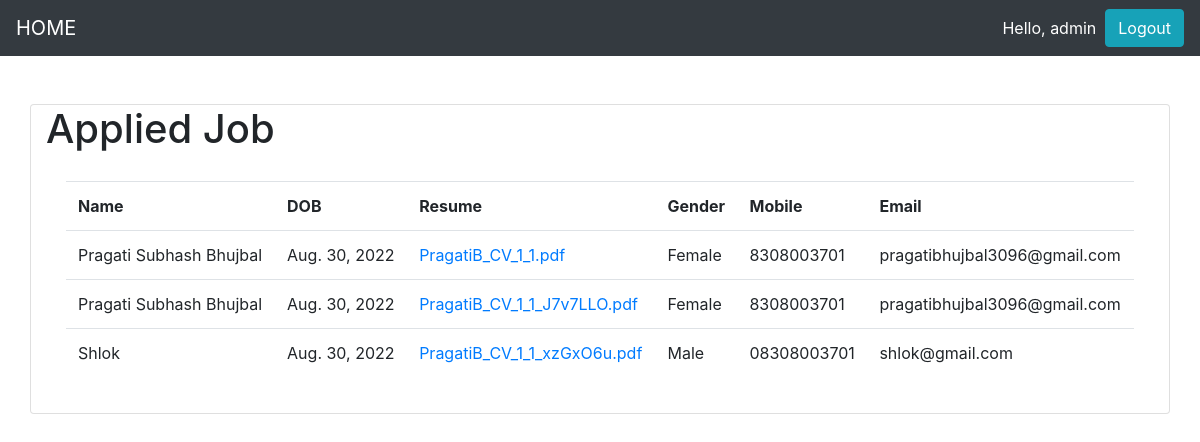
The page / (signed in) on the database its author committed.
### JobPortal/models.py (models this page shows)
class Candidates(models.Model):
    category=(
        ('Male','male'),
        ('Female','female'),
        ('Other','other'),
    )
    name=models.CharField(max_length=200,null=True)
    dob=models.DateField(null=True)
    gender= models.CharField(max_length=200,null=True,choices=category)
    mobile= models.CharField(max_length=200,null=True)
    email= models.CharField(max_length=200,null=True)
    resume=models.FileField(null=True)
    company=models.ManyToManyField(Company,blank=True)
    def __str__(self):
        return self.name

### JobPortal/views.py (the view)
# urls.py: 2. Add a URL to urlpatterns:  path('', views.home, name='home')
def home(request):
    if request.user.is_authenticated:
        candidates=Candidates.objects.all()#filter(company__name=request.user.username)
        print(candidates)
        context={
            'candidates':candidates,
        }
        print(context)
        return render(request,'hr.html',context)
    else:
        companies=Company.objects.all()
        context={
            'companies':companies,
        }
        return render(request,'Jobseeker.html',context)

### JobPortal/templates/hr.html
{% extends 'main.html' %}
{% load static%}
{% block content %}
<div class="container card">
    <h1>Applied Job</h1>
    <div class="card-body">
        <table class="table table-hover">
            <tr>
                <th>Name</th>
                <th>DOB</th>
                <th>Resume</th>
                <th>Gender</th>
                <th>Mobile</th>
                <th>Email</th>
            </tr>
            {% for c in candidates %}
                <tr>
                    <td>{{c.name}}</td>
                    <td>{{c.dob}}</td>
                    {% if c.resume %}
                    <td><a href='{{c.resume.url}}' download >{{c.resume}}</td></a></td>
                    {% else %}
                    <td>Not submitted</td>
                    {% endif %}
                    <td>{{c.gender}}</td>
                    <td>{{c.mobile}}</td>
                    <td>{{c.email}}</td>
                </tr>
            {% endfor %}
        </table>
    </div>
</div>
{% endblock %}

### JobPortal/templates/navbar.html (shortened to what this page needs)
<head>
  </head>
  <nav class="navbar navbar-expand-lg navbar-dark bg-dark">
      <a class="navbar-brand" href="{% url 'home' %}">HOME</a>
      {% if request.user.is_authenticated %}
      <span class="user">Hello, {{request.user}}  &nbsp;</span>
      <span ><a  class="user btn btn-info" href ="{% url 'logout' %}"> Logout</a></span>
      {% else %}
          <span ><a class="user" href="{% url 'login' %}">Login</a></span>>
          <span ><a class="user" href="{% url 'register' %}">Register</a></span>>
      {% endif  %}
    </nav>

### JobPortal/templates/navbar.html (style rules this page uses)
.user { color:white; text-decoration: none; }

### rows shown on the page
Candidates: name "Pragati Subhash Bhujbal", dob "Aug. 30, 2022", resume "PragatiB_CV_1_1.pdf", gender "Female", mobile "8308003701", email "pragatibhujbal3096@gmail.com"
Candidates: name "Pragati Subhash Bhujbal", dob "Aug. 30, 2022", resume "PragatiB_CV_1_1_J7v7LLO.pdf", gender "Female", mobile "8308003701", email "pragatibhujbal3096@gmail.com"
Candidates: name "Shlok", dob "Aug. 30, 2022", resume "PragatiB_CV_1_1_xzGxO6u.pdf", gender "Male", mobile "08308003701", email "shlok@gmail.com"

### other values the page prints
{{ request.user }} "admin"
